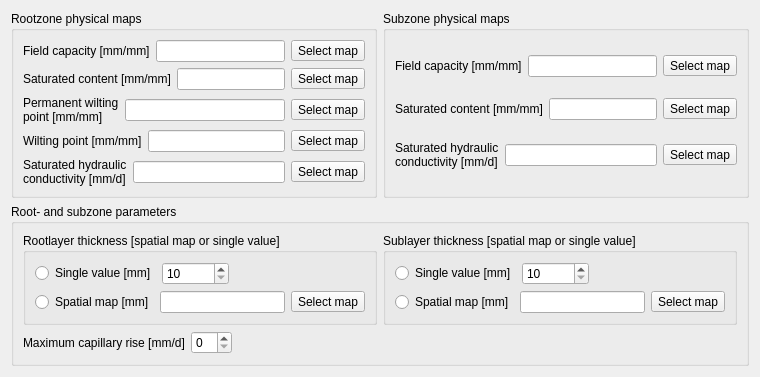
     <widget class="QWidget" name="soilsTab">
      <attribute name="title">
       <string>Soils</string>
      </attribute>
      <layout class="QFormLayout" name="formLayout_3">
       <property name="fieldGrowthPolicy">
        <enum>QFormLayout::AllNonFixedFieldsGrow</enum>
       </property>
       <item row="0" column="0">
        <widget class="QGroupBox" name="groupBox_3">
         <property name="title">
          <string>Rootzone physical maps</string>
         </property>
         <layout class="QVBoxLayout" name="verticalLayout_14">
          <item>
           <layout class="QHBoxLayout" name="horizontalLayout_36">
            <item>
             <widget class="QLabel" name="rootFieldCapMapLabel">
              <property name="text">
               <string>Field capacity [mm/mm]</string>
              </property>
             </widget>
            </item>
            <item>
             <widget class="QLineEdit" name="rootFieldCapLineEdit">
              <property name="readOnly">
               <bool>true</bool>
              </property>
             </widget>
            </item>
            <item>
             <widget class="QToolButton" name="selectRootFieldCapMapButton">
              <property name="text">
               <string>Select map</string>
              </property>
             </widget>
            </item>
           </layout>
          </item>
          <item>
           <layout class="QHBoxLayout" name="horizontalLayout_37">
            <item>
             <widget class="QLabel" name="rootSatMapLabel">
              <property name="text">
               <string>Saturated content [mm/mm]</string>
              </property>
             </widget>
            </item>
            <item>
             <widget class="QLineEdit" name="rootSatLineEdit">
              <property name="readOnly">
               <bool>true</bool>
              </property>
             </widget>
            </item>
            <item>
             <widget class="QToolButton" name="selectRootSatMapButton">
              <property name="text">
               <string>Select map</string>
              </property>
             </widget>
            </item>
           </layout>
          </item>
          <item>
           <layout class="QHBoxLayout" name="horizontalLayout_38">
            <item>
             <widget class="QLabel" name="rootPermWiltMapLabel">
              <property name="text">
               <string>Permanent wilting
point [mm/mm]</string>
              </property>
             </widget>
            </item>
            <item>
             <widget class="QLineEdit" name="rootPermWiltLineEdit">
              <property name="readOnly">
               <bool>true</bool>
              </property>
             </widget>
            </item>
            <item>
             <widget class="QToolButton" name="selectRootPermWiltMapButton">
              <property name="text">
               <string>Select map</string>
              </property>
             </widget>
            </item>
           </layout>
          </item>
          <item>
           <layout class="QHBoxLayout" name="horizontalLayout_39">
            <item>
             <widget class="QLabel" name="rootWiltMapLabel">
              <property name="text">
               <string>Wilting point [mm/mm]</string>
              </property>
             </widget>
            </item>
            <item>
             <widget class="QLineEdit" name="rootWiltLineEdit">
              <property name="readOnly">
               <bool>true</bool>
              </property>
             </widget>
            </item>
            <item>
             <widget class="QToolButton" name="selectRootWiltMapButton">
              <property name="text">
               <string>Select map</string>
              </property>
             </widget>
            </item>
           </layout>
          </item>
          <item>
           <layout class="QHBoxLayout" name="horizontalLayout_40">
            <item>
             <widget class="QLabel" name="rootSatCondMapLabel">
              <property name="text">
               <string>Saturated hydraulic
conductivity [mm/d]</string>
              </property>
             </widget>
            </item>
            <item>
             <widget class="QLineEdit" name="rootSatCondLineEdit">
              <property name="readOnly">
               <bool>true</bool>
              </property>
             </widget>
            </item>
            <item>
             <widget class="QToolButton" name="selectRootSatCondMapButton">
              <property name="text">
               <string>Select map</string>
              </property>
             </widget>
            </item>
           </layout>
          </item>
         </layout>
        </widget>
       </item>
       <item row="0" column="1">
        <widget class="QGroupBox" name="groupBox_4">
         <property name="title">
          <string>Subzone physical maps</string>
         </property>
         <layout class="QVBoxLayout" name="verticalLayout_15">
          <item>
           <layout class="QHBoxLayout" name="horizontalLayout_41">
            <item>
             <widget class="QLabel" name="subFieldCapMapLabel">
              <property name="text">
               <string>Field capacity [mm/mm]</string>
              </property>
             </widget>
            </item>
            <item>
             <widget class="QLineEdit" name="subFieldCapLineEdit">
              <property name="readOnly">
               <bool>true</bool>
              </property>
             </widget>
            </item>
            <item>
             <widget class="QToolButton" name="selectSubFieldCapMapButton">
              <property name="text">
               <string>Select map</string>
              </property>
             </widget>
            </item>
           </layout>
          </item>
          <item>
           <layout class="QHBoxLayout" name="horizontalLayout_42">
            <item>
             <widget class="QLabel" name="subSatMapLabel">
              <property name="text">
               <string>Saturated content [mm/mm]</string>
              </property>
             </widget>
            </item>
            <item>
             <widget class="QLineEdit" name="subSatLineEdit">
              <property name="readOnly">
               <bool>true</bool>
              </property>
             </widget>
            </item>
            <item>
             <widget class="QToolButton" name="selectSubSatMapButton">
              <property name="text">
               <string>Select map</string>
              </property>
             </widget>
            </item>
           </layout>
          </item>
          <item>
           <layout class="QHBoxLayout" name="horizontalLayout_43">
            <item>
             <widget class="QLabel" name="subSatCondMapLabel">
              <property name="text">
               <string>Saturated hydraulic
conductivity [mm/d]</string>
              </property>
             </widget>
            </item>
            <item>
             <widget class="QLineEdit" name="subSatCondLineEdit">
              <property name="readOnly">
               <bool>true</bool>
              </property>
             </widget>
            </item>
            <item>
             <widget class="QToolButton" name="selectSubSatCondMapButton">
              <property name="text">
               <string>Select map</string>
              </property>
             </widget>
            </item>
           </layout>
          </item>
         </layout>
        </widget>
       </item>
       <item row="1" column="0" colspan="2">
        <widget class="QGroupBox" name="groupBox_5">
         <property name="title">
          <string>Root- and subzone parameters</string>
         </property>
         <layout class="QFormLayout" name="formLayout_5">
          <property name="fieldGrowthPolicy">
           <enum>QFormLayout::AllNonFixedFieldsGrow</enum>
          </property>
          <item row="0" column="0" colspan="2">
           <layout class="QHBoxLayout" name="horizontalLayout_44">
            <item>
             <widget class="QGroupBox" name="groupBox_6">
              <property name="title">
               <string>Rootlayer thickness [spatial map or single value]</string>
              </property>
              <layout class="QFormLayout" name="formLayout_6">
               <item row="0" column="0">
                <layout class="QHBoxLayout" name="horizontalLayout_45">
                 <item>
                  <widget class="QRadioButton" name="rootDepthSingleRadioButton">
                   <property name="text">
                    <string>Single value [mm]</string>
                   </property>
                   <property name="checked">
                    <bool>false</bool>
                   </property>
                  </widget>
                 </item>
                 <item>
                  <widget class="QSpinBox" name="rootDepthSpinBox">
                   <property name="minimum">
                    <number>10</number>
                   </property>
                   <property name="maximum">
                    <number>1000000000</number>
                   </property>
                  </widget>
                 </item>
                </layout>
               </item>
               <item row="1" column="0" colspan="2">
                <layout class="QHBoxLayout" name="horizontalLayout_46">
                 <item>
                  <widget class="QRadioButton" name="rootDepthMapRadioButton">
                   <property name="text">
                    <string>Spatial map [mm]</string>
                   </property>
                  </widget>
                 </item>
                 <item>
                  <widget class="QLineEdit" name="rootDepthLineEdit">
                   <property name="readOnly">
                    <bool>true</bool>
                   </property>
                  </widget>
                 </item>
                 <item>
                  <widget class="QToolButton" name="selectRootDepthMapButton">
                   <property name="text">
                    <string>Select map</string>
                   </property>
                  </widget>
                 </item>
                </layout>
               </item>
              </layout>
             </widget>
            </item>
            <item>
             <widget class="QGroupBox" name="groupBox_7">
              <property name="title">
               <string>Sublayer thickness [spatial map or single value]</string>
              </property>
              <layout class="QFormLayout" name="formLayout_7">
               <item row="0" column="0">
                <layout class="QHBoxLayout" name="horizontalLayout_47">
                 <item>
                  <widget class="QRadioButton" name="subDepthSingleRadioButton">
                   <property name="text">
                    <string>Single value [mm]</string>
                   </property>
                   <property name="checked">
                    <bool>false</bool>
                   </property>
                  </widget>
                 </item>
                 <item>
                  <widget class="QSpinBox" name="subDepthSpinBox">
                   <property name="minimum">
                    <number>10</number>
                   </property>
                   <property name="maximum">
                    <number>1000000000</number>
                   </property>
                  </widget>
                 </item>
                </layout>
               </item>
               <item row="1" column="0" colspan="2">
                <layout class="QHBoxLayout" name="horizontalLayout_48">
                 <item>
                  <widget class="QRadioButton" name="subDepthMapRadioButton">
                   <property name="text">
                    <string>Spatial map [mm]</string>
                   </property>
                  </widget>
                 </item>
                 <item>
                  <widget class="QLineEdit" name="subDepthLineEdit">
                   <property name="readOnly">
                    <bool>true</bool>
                   </property>
                  </widget>
                 </item>
                 <item>
                  <widget class="QToolButton" name="selectSubDepthMapButton">
                   <property name="text">
                    <string>Select map</string>
                   </property>
                  </widget>
                 </item>
                </layout>
               </item>
              </layout>
             </widget>
            </item>
           </layout>
          </item>
          <item row="1" column="0">
           <layout class="QHBoxLayout" name="horizontalLayout_49">
            <item>
             <widget class="QLabel" name="maxCapRiseLabel">
              <property name="text">
               <string>Maximum capillary rise [mm/d]</string>
              </property>
             </widget>
            </item>
            <item>
             <widget class="QSpinBox" name="maxCapRiseSpinBox"/>
            </item>
           </layout>
          </item>
         </layout>
        </widget>
       </item>
      </layout>
     </widget>
